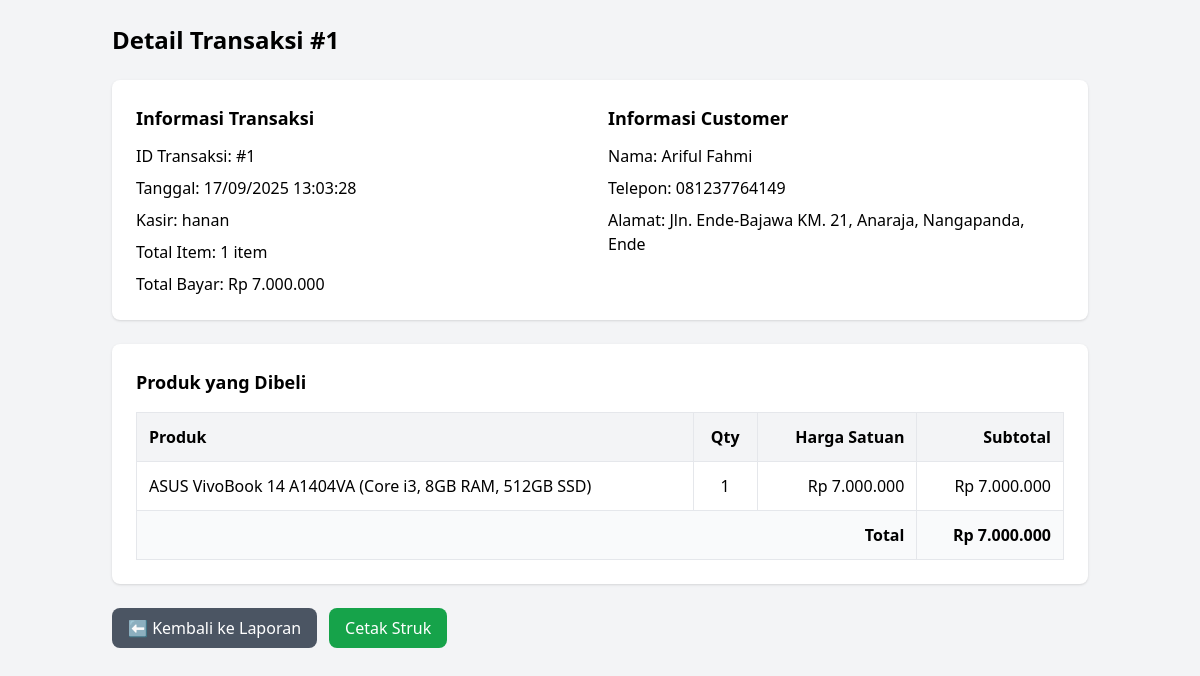
Screenshot of /page/master/laporan/detail.php?id=1 with the database file from the repository.
### tables this page shows
CREATE TABLE `orders` (
  `id` int NOT NULL,
  `admin_id` int DEFAULT NULL,
  `customer_id` int DEFAULT NULL,
  `total_product` int NOT NULL,
  `total_payment` decimal(10,2) NOT NULL,
  `created_at` timestamp NULL DEFAULT CURRENT_TIMESTAMP
);

CREATE TABLE `customers` (
  `id` int NOT NULL,
  `name` varchar(100) NOT NULL,
  `phone` varchar(20) DEFAULT NULL,
  `address` text,
  `created_at` timestamp NULL DEFAULT CURRENT_TIMESTAMP
);

CREATE TABLE `order_products` (
  `id` int NOT NULL,
  `order_id` int DEFAULT NULL,
  `product_id` int DEFAULT NULL,
  `quantity` int NOT NULL,
  `total_price` decimal(10,2) NOT NULL
);

CREATE TABLE `products` (
  `id` int NOT NULL,
  `category_id` int DEFAULT NULL,
  `name` varchar(100) NOT NULL,
  `price` decimal(10,2) NOT NULL,
  `stock` int NOT NULL DEFAULT '0',
  `image` varchar(255) DEFAULT NULL,
  `created_at` timestamp NULL DEFAULT CURRENT_TIMESTAMP,
  `is_active` tinyint(1) DEFAULT '1'
);

### page/master/laporan/detail.php (the view, shortened to what this page needs)
<?php
require_once __DIR__ . '/../../../system/database.php';
$order_id = $_GET['id'] ?? 0;
$order = $conn->query("
    SELECT o.*, a.name as admin_name, c.name as customer_name, c.phone, c.address
    FROM orders o
    LEFT JOIN admins a ON o.admin_id = a.id
    LEFT JOIN customers c ON o.customer_id = c.id
    WHERE o.id=$order_id
")->fetch_assoc();
$details = $conn->query("
    SELECT op.*, p.name as product_name, p.price as unit_price
    FROM order_products op
    LEFT JOIN products p ON op.product_id = p.id
    WHERE op.order_id=$order_id
");
?>
<!DOCTYPE html>
<html lang="id">
<head>
    <script src="https://cdn.tailwindcss.com"></script>
</head>
<body class="bg-gray-100">
    <div class="container mx-auto p-6">
        <h2 class="text-2xl font-bold mb-6">Detail Transaksi #<?= $order_id ?></h2>
        <div class="bg-white shadow rounded-lg p-6 mb-6">
            <div class="grid grid-cols-2 gap-4">
                <div>
                    <h3 class="font-semibold text-lg mb-3">Informasi Transaksi</h3>
                    <div class="space-y-2">
                        <p><span class="font-medium">ID Transaksi:</span> #<?= $order_id ?></p>
                        <p><span class="font-medium">Tanggal:</span> <?= date('d/m/Y H:i:s', strtotime($order['created_at'])) ?></p>
                        <p><span class="font-medium">Kasir:</span> <?= $order['admin_name'] ?></p>
                        <p><span class="font-medium">Total Item:</span> <?= $order['total_product'] ?> item</p>
                        <p><span class="font-medium">Total Bayar:</span> Rp <?= number_format($order['total_payment'], 0, ',', '.') ?></p>
                    </div>
                </div>
                <div>
                    <h3 class="font-semibold text-lg mb-3">Informasi Customer</h3>
                    <div class="space-y-2">
                        <p><span class="font-medium">Nama:</span> <?= $order['customer_name'] ?></p>
                        <p><span class="font-medium">Telepon:</span> <?= $order['phone'] ?? '-' ?></p>
                        <p><span class="font-medium">Alamat:</span> <?= $order['address'] ?? '-' ?></p>
                    </div>
                </div>
            </div>
        </div>
        <div class="bg-white shadow rounded-lg p-6">
            <h3 class="font-semibold text-lg mb-4">Produk yang Dibeli</h3>
            <table class="w-full border border-gray-300">
                <thead class="bg-gray-100">
                    <tr>
                        <th class="p-3 border text-left">Produk</th>
                        <th class="p-3 border text-center">Qty</th>
                        <th class="p-3 border text-right">Harga Satuan</th>
                        <th class="p-3 border text-right">Subtotal</th>
                    </tr>
                </thead>
                <tbody>
                    <?php while ($d = $details->fetch_assoc()): ?>
                    <tr class="hover:bg-gray-50">
                        <td class="p-3 border"><?= $d['product_name'] ?></td>
                        <td class="p-3 border text-center"><?= $d['quantity'] ?></td>
                        <td class="p-3 border text-right">Rp <?= number_format($d['unit_price'], 0, ',', '.') ?></td>
                        <td class="p-3 border text-right">Rp <?= number_format($d['total_price'], 0, ',', '.') ?></td>
                    </tr>
                    <?php endwhile; ?>
                    <tr class="bg-gray-50 font-semibold">
                        <td colspan="3" class="p-3 border text-right">Total</td>
                        <td class="p-3 border text-right">Rp <?= number_format($order['total_payment'], 0, ',', '.') ?></td>
                    </tr>
                </tbody>
            </table>
        </div>
        <div class="mt-6 flex space-x-3">
            <a href="<?= DB_URL ?>page/dashboard.php?view=master/laporan/index"
               class="bg-gray-600 text-white px-4 py-2 rounded-lg hover:bg-gray-700">
               ⬅ Kembali ke Laporan
            </a>
            <a href="struk.php?id=<?= $order_id ?>"
               target="_blank"
               class="bg-green-600 text-white px-4 py-2 rounded-lg hover:bg-green-700">
               Cetak Struk
            </a>
        </div>
    </div>
</body>
</html>

### rows the page displays
orders: created_at "17/09/2025 13:03:28", admin.name "hanan", total_product "1", total_payment "7.000.000", customer.name "Ariful Fahmi", customer.phone "081237764149", customer.address "Jln. Ende-Bajawa KM. 21, Anaraja, Nangapanda, Ende"
order_products: product.name "ASUS VivoBook 14 A1404VA (Core i3, 8GB RAM, 512GB SSD)", quantity "1", product.price "7.000.000", total_price "7.000.000"

### other values shown
$order_id "1"
